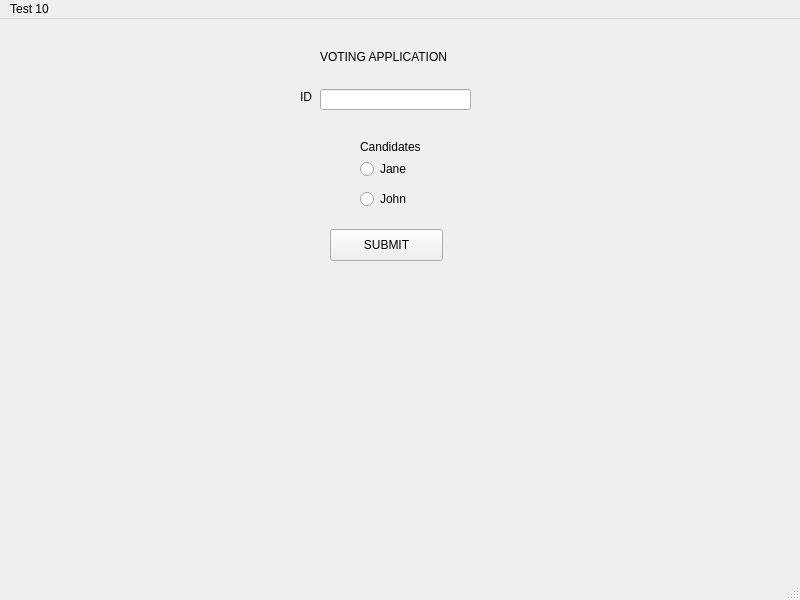
<?xml version="1.0" encoding="UTF-8"?>
<ui version="4.0">
 <class>MainWindow</class>
 <widget class="QMainWindow" name="MainWindow">
  <property name="geometry">
   <rect>
    <x>0</x>
    <y>0</y>
    <width>800</width>
    <height>600</height>
   </rect>
  </property>
  <property name="minimumSize">
   <size>
    <width>800</width>
    <height>600</height>
   </size>
  </property>
  <property name="maximumSize">
   <size>
    <width>800</width>
    <height>600</height>
   </size>
  </property>
  <property name="windowTitle">
   <string>MainWindow</string>
  </property>
  <widget class="QWidget" name="centralwidget">
   <widget class="QLabel" name="voting_label">
    <property name="geometry">
     <rect>
      <x>320</x>
      <y>30</y>
      <width>151</width>
      <height>16</height>
     </rect>
    </property>
    <property name="text">
     <string>VOTING APPLICATION</string>
    </property>
   </widget>
   <widget class="QLabel" name="id_label">
    <property name="geometry">
     <rect>
      <x>300</x>
      <y>70</y>
      <width>60</width>
      <height>16</height>
     </rect>
    </property>
    <property name="text">
     <string>ID</string>
    </property>
   </widget>
   <widget class="QLineEdit" name="id_input">
    <property name="geometry">
     <rect>
      <x>320</x>
      <y>70</y>
      <width>151</width>
      <height>21</height>
     </rect>
    </property>
   </widget>
   <widget class="QLabel" name="candidates_label">
    <property name="geometry">
     <rect>
      <x>360</x>
      <y>120</y>
      <width>81</width>
      <height>16</height>
     </rect>
    </property>
    <property name="text">
     <string>Candidates</string>
    </property>
   </widget>
   <widget class="QRadioButton" name="candidate_one">
    <property name="geometry">
     <rect>
      <x>360</x>
      <y>140</y>
      <width>100</width>
      <height>20</height>
     </rect>
    </property>
    <property name="text">
     <string>Jane</string>
    </property>
   </widget>
   <widget class="QRadioButton" name="candidate_two">
    <property name="geometry">
     <rect>
      <x>360</x>
      <y>170</y>
      <width>100</width>
      <height>20</height>
     </rect>
    </property>
    <property name="text">
     <string>John</string>
    </property>
   </widget>
   <widget class="QPushButton" name="submit_button">
    <property name="geometry">
     <rect>
      <x>330</x>
      <y>210</y>
      <width>113</width>
      <height>32</height>
     </rect>
    </property>
    <property name="text">
     <string>SUBMIT</string>
    </property>
   </widget>
  </widget>
  <widget class="QMenuBar" name="menubar">
   <property name="geometry">
    <rect>
     <x>0</x>
     <y>0</y>
     <width>800</width>
     <height>24</height>
    </rect>
   </property>
   <widget class="QMenu" name="menuTest_10">
    <property name="title">
     <string>Test 10</string>
    </property>
   </widget>
   <addaction name="menuTest_10"/>
  </widget>
  <widget class="QStatusBar" name="statusbar"/>
 </widget>
 <resources/>
 <connections/>
</ui>
